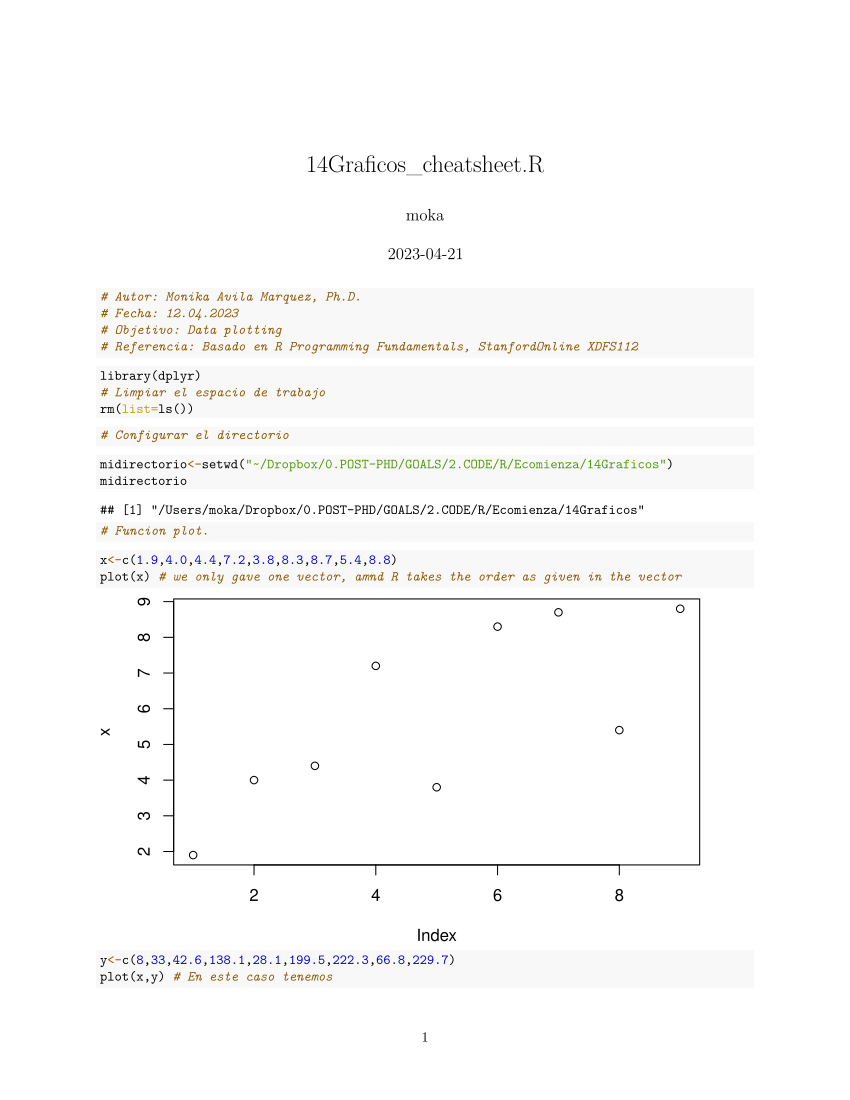

Write the R code that produced this figure.
# Autor: Monika Avila Marquez, Ph.D. 
# Fecha: 12.04.2023
# Objetivo: Data plotting 
# Referencia: Basado en R Programming Fundamentals, StanfordOnline XDFS112
#-----------------------------------------------------------------

library(dplyr)
# Limpiar el espacio de trabajo
rm(list=ls())
#-----------------------------------------------------------------
# Configurar el directorio
#-----------------------------------------------------------------
midirectorio<-setwd("~/Dropbox/0.POST-PHD/GOALS/2.CODE/R/Ecomienza/14Graficos")
midirectorio

#-----------------------------------------------------------------
# Funcion plot.
#-----------------------------------------------------------------
x<-c(1.9,4.0,4.4,7.2,3.8,8.3,8.7,5.4,8.8)
plot(x) # we only gave one vector, amnd R takes the order as given in the vector

y<-c(8,33,42.6,138.1,28.1,199.5,222.3,66.8,229.7)
plot(x,y) # En este caso tenemos 
plot(x,y,type="l") # En este caso tenemos un grafico que no tiene sentido porque el orden que R esta tomando no es correcto.
# Entonces necesitamos ordenar los valores 
order(x)
plot(x[order(x)],y[order(x)],type='l',col="red")
# Hay muchas mas opciones
?plot
plot(x[order(x)],y[order(x)],type='b',col="red",xlab="x",ylab="y",main="Example",lty=5,pch=4)
plot(x[order(x)],y[order(x)],type='n')
text(x[order(x)],y[order(x)],order(x))

#-----------------------------------------------------------------
# Grid of plots 
#-----------------------------------------------------------------
par(mfrow=c(2,2))
plot(x[order(x)],y[order(x)],type='b',col="purple",pch=2)
plot(x[order(x)],y[order(x)],type='l',col="red",pch=5)
plot(x[order(x)],y[order(x)],type='l',col="red",pch=5,lty=5)
text(x,y,1:9)
par("mfrow")
?par
par(mfrow=c(1,1))
plot(x[order(x)],y[order(x)],type='l',col="red",pch=5,lty=5)

par(mfrow=c(1,2))
plot(x[order(x)],y[order(x)],type='l',col="red",pch=5,lty=5)
plot(x[order(x)],y[order(x)],type='l',col="red",pch=5)

par(mfcol=c(2,1))
plot(x[order(x)],y[order(x)],type='l',col="red",pch=5,lty=5)
plot(x[order(x)],y[order(x)],type='l',col="red",pch=5)

#The function par has the following default parameters 
par()

#-----------------------------------------------------------------
# More about plot function 
#-----------------------------------------------------------------

# If we want to know the different plot functions, we can use apropos.
apropos("plot")
# For time series object, we use plot.ts()
#-----------------------------------------------------------------
# Histograms
#-----------------------------------------------------------------
birth<-load("~/Dropbox/0.POST-PHD/GOALS/2.CODE/R/Ecomienza/datos/procesados/birthn.Rdata")
head(birthn)
str(birthn)
attach(birthn)
summary(birthn)
birthsn=as.numeric(birthn$births)
hist(births)
# We do two histograms overlaying 
# Days of the week, and days of the weekend. 
# Weekends: red
hist(births[day_of_week>5],breaks=seq(5000,16000,by=1000),col=rgb(1,0,0,0.5),xlim=c(5700,16000),ylim=c(0,2000),main="Overlapping Histograms",xlab="Births per day")
# Weekdays: mauve 
hist(births[day_of_week<6],breaks=seq(5000,17000,by=1000),col=rgb(0,0,1,0.5),add=T)

#-----------------------------------------------------------------
# Boxplots 
#-----------------------------------------------------------------
boxplot(births)
boxplot(births~day_of_week)

#-----------------------------------------------------------------
# Barplot
#-----------------------------------------------------------------
meansperday<- birthn %>% 
  group_by(day_of_week) %>% 
  summarise(ave=mean(births)) %>% 
  arrange()
vectormeans <- meansperday %>% .$ave
vectormeans
pdf("weekbars.pdf") # We can add this line to get the pdf file of our graph
bp=barplot(vectormeans,xlab="Day of the week")
axis(at=bp,labels=c("M","T","W","Th","F","Sa","Su"),side=1)
dev.off()
dir()
?dev.off

# Note: you can use Rmarkdown to get a report 
# No quitar el comentario de la linea inferior. Solamente copiar en la consola para que ejecute 
#rmarkdown::render("14Graficos_cheatsheet.R",c("pdf_document","html_document"))
